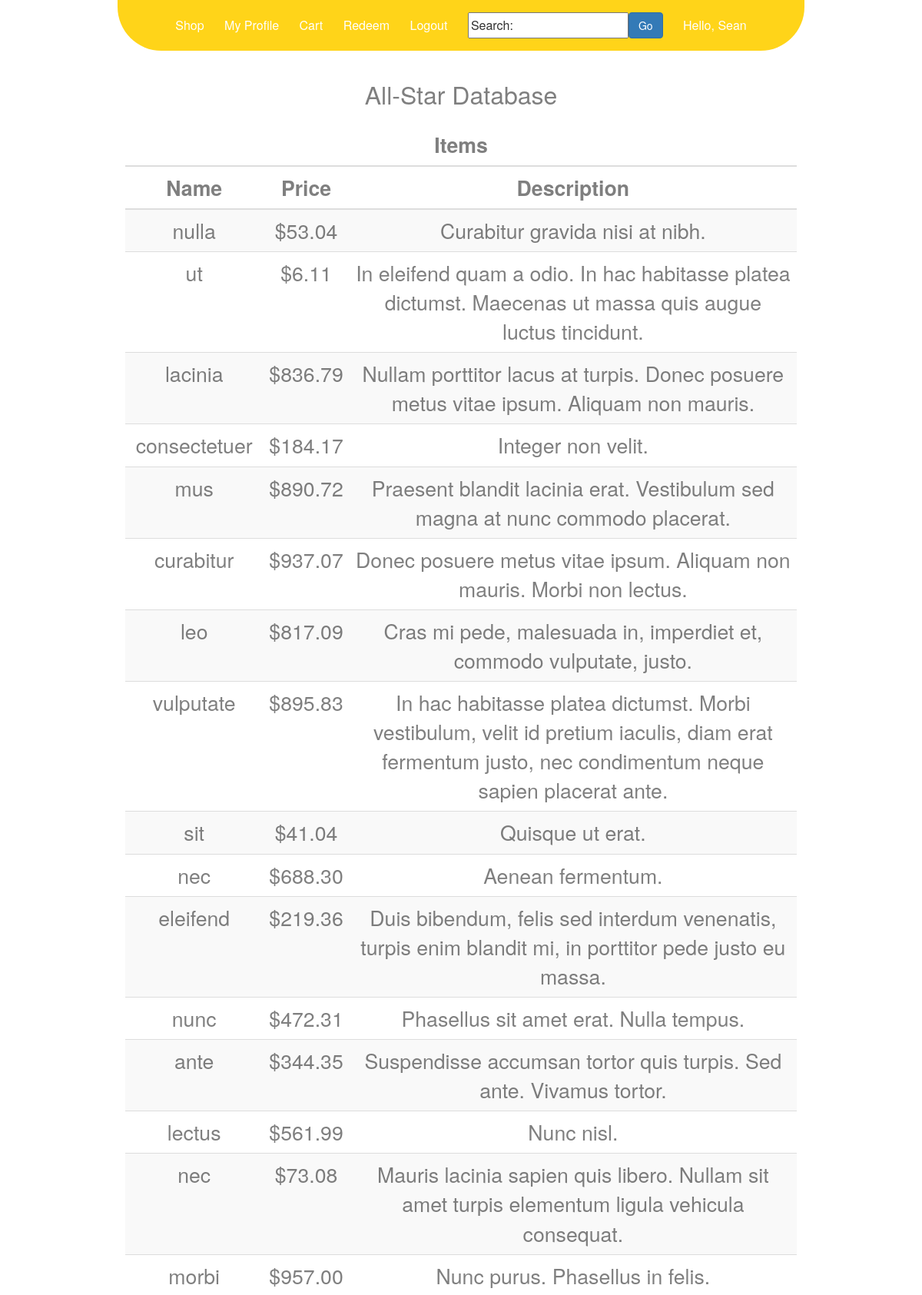
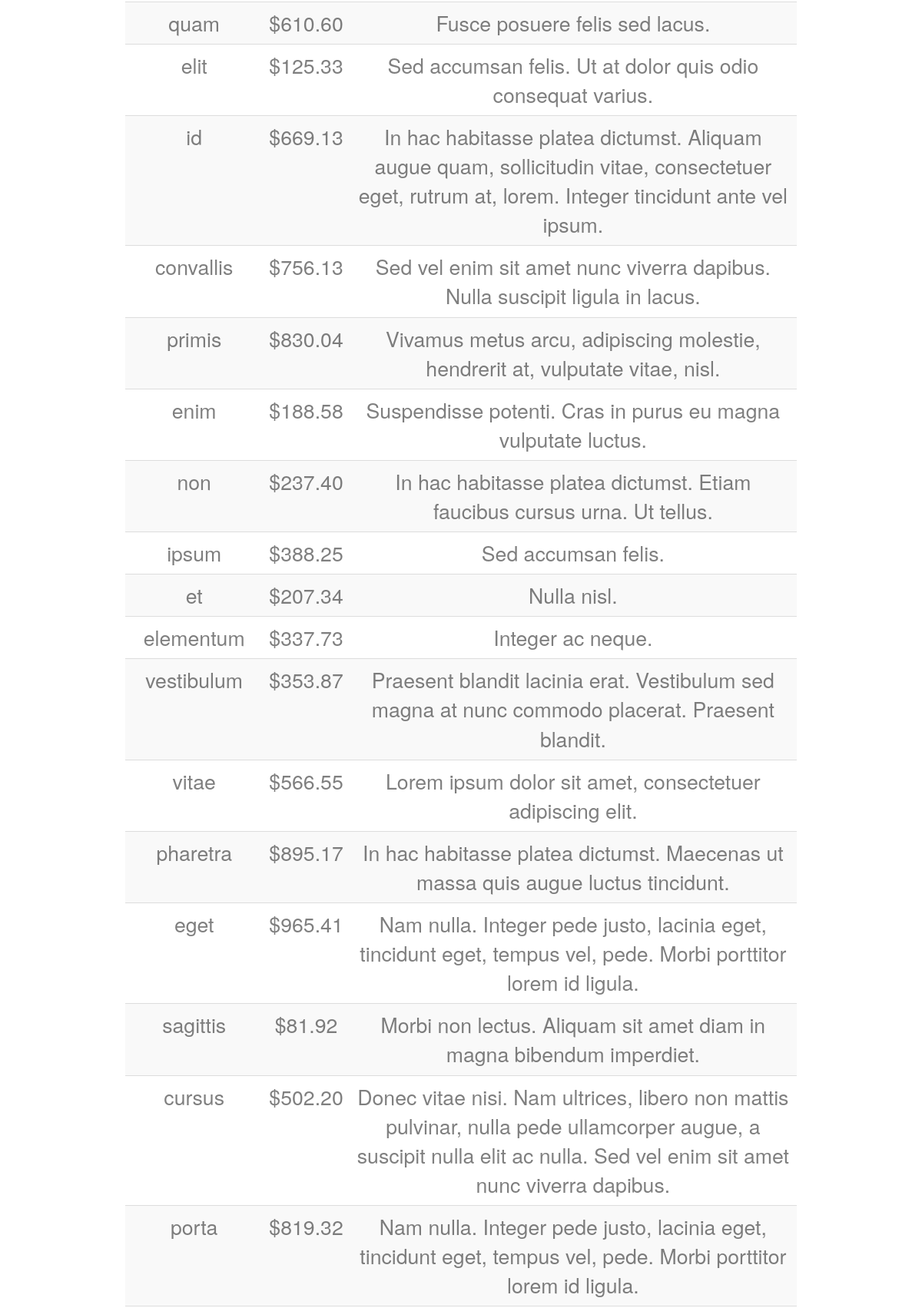
Page /shop.php (signed in, upper part) on the committed database (2 pictures, top to bottom).
### tables this page shows
CREATE TABLE Items
(
  item_id INTEGER NOT NULL ,
  seller_id VARCHAR(255) NOT NULL,
  category_id INTEGER NOT NULL,
  title VARCHAR(75) NOT NULL,
  buy_it_now_price REAL NOT NULL,
  minimum_price REAL NOT NULL,
  current_stock INTEGER NOT NULL,
  description VARCHAR(255) NOT NULL,  
  auction_length REAL NOT NULL,
  date_posted DATETIME NOT NULL,
  PRIMARY KEY(item_id),
  FOREIGN KEY (seller_id) REFERENCES Sellers(seller_id )
	ON DELETE CASCADE 
 );

### list_items.php (the view, shortened to what this page needs)
<?php
function display_single_item($row)
{
	$onclick_func = '"document.location=\'product.php?product_id='.$row['item_id'].'\'"';
	echo
			'<tr class="clickable-item-row" onclick='.$onclick_func.' >'
				.'<td>'
					.$row['title']
				.'</td>'
				.'<td>'
					.'$'.number_format($row['buy_it_now_price'],2)
				.'</td>'
				.'<td>'
					.$row['description']
				.'</td>'
			.'</tr>';
}
function list_items($itemRows,$table_header)
{
	echo '<script type="text/javascript" src="js/item_list_links.js"></script>'
		.'<div class = "product_grid">'
			.'<table class = "product_table table table-striped table-hover">'
				.'<thead >'
					.'<tr>'
						.'<th colspan="3">'
							.$table_header
						.'</th>'
					.'</tr>'
					.'<tr>'
						.'<th>'
							.'Name'
						.'</th>'
						.'<th>'
							.'Price'
						.'</th>'
						.'<th>'
							.'Description'
						.'</th>'
					.'</tr>'
				.'</thead>'
				.'<tbody>';
				while($row = $itemRows->fetch(PDO::FETCH_ASSOC))
				{
					display_single_item($row);
				}
	echo 		'</tbody>'
			.'</table>'
		.'</div>';
}
?>

### css/stylesheet.css (style rules this page uses)
html { height: 100%; margin: 0px; padding: 0px; }
body { margin: 0px; padding: 0px; background-color: #f5f0dc; height: 100%; width: 100%; -webkit-user-select: none; -moz-user-select: none; -ms-user-select: none; user-select: none; }
.product_grid { list-style-type: none; margin: 0; padding: 0; width: 100%; height: 100%; }

### css/table_style.css (style rules this page uses)
table { width: 100%; }
th { padding: 5px; text-align: center; }
td { padding: 5px; text-align: center; }

### rows in the picture
items: title "nulla", buy_it_now_price "53.04", description "Curabitur gravida nisi at nibh."
items: title "ut", buy_it_now_price "6.11", description "In eleifend quam a odio. In hac habitasse platea dictumst. Maecenas ut massa quis augue luctus tincidunt."
items: title "lacinia", buy_it_now_price "836.79", description "Nullam porttitor lacus at turpis. Donec posuere metus vitae ipsum. Aliquam non mauris."
items: title "consectetuer", buy_it_now_price "184.17", description "Integer non velit."
items: title "mus", buy_it_now_price "890.72", description "Praesent blandit lacinia erat. Vestibulum sed magna at nunc commodo placerat."
items: title "curabitur", buy_it_now_price "937.07", description "Donec posuere metus vitae ipsum. Aliquam non mauris. Morbi non lectus."
items: title "leo", buy_it_now_price "817.09", description "Cras mi pede, malesuada in, imperdiet et, commodo vulputate, justo."
items: title "vulputate", buy_it_now_price "895.83", description "In hac habitasse platea dictumst. Morbi vestibulum, velit id pretium iaculis, diam erat fermentum justo, nec condimentum neque sapien placerat ante."
items: title "sit", buy_it_now_price "41.04", description "Quisque ut erat."
items: title "nec", buy_it_now_price "688.30", description "Aenean fermentum."
items: title "eleifend", buy_it_now_price "219.36", description "Duis bibendum, felis sed interdum venenatis, turpis enim blandit mi, in porttitor pede justo eu massa."
items: title "nunc", buy_it_now_price "472.31", description "Phasellus sit amet erat. Nulla tempus."
items: title "ante", buy_it_now_price "344.35", description "Suspendisse accumsan tortor quis turpis. Sed ante. Vivamus tortor."
items: title "lectus", buy_it_now_price "561.99", description "Nunc nisl."
items: title "nec", buy_it_now_price "73.08", description "Mauris lacinia sapien quis libero. Nullam sit amet turpis elementum ligula vehicula consequat."
items: title "morbi", buy_it_now_price "957.00", description "Nunc purus. Phasellus in felis."
items: title "quam", buy_it_now_price "610.60", description "Fusce posuere felis sed lacus."
items: title "elit", buy_it_now_price "125.33", description "Sed accumsan felis. Ut at dolor quis odio consequat varius."
items: title "id", buy_it_now_price "669.13", description "In hac habitasse platea dictumst. Aliquam augue quam, sollicitudin vitae, consectetuer eget, rutrum at, lorem. Integer tincidunt ante vel ipsum."
items: title "convallis", buy_it_now_price "756.13", description "Sed vel enim sit amet nunc viverra dapibus. Nulla suscipit ligula in lacus."
items: title "primis", buy_it_now_price "830.04", description "Vivamus metus arcu, adipiscing molestie, hendrerit at, vulputate vitae, nisl."
items: title "enim", buy_it_now_price "188.58", description "Suspendisse potenti. Cras in purus eu magna vulputate luctus."
items: title "non", buy_it_now_price "237.40", description "In hac habitasse platea dictumst. Etiam faucibus cursus urna. Ut tellus."
items: title "ipsum", buy_it_now_price "388.25", description "Sed accumsan felis."
items: title "et", buy_it_now_price "207.34", description "Nulla nisl."
items: title "elementum", buy_it_now_price "337.73", description "Integer ac neque."
items: title "vestibulum", buy_it_now_price "353.87", description "Praesent blandit lacinia erat. Vestibulum sed magna at nunc commodo placerat. Praesent blandit."
items: title "vitae", buy_it_now_price "566.55", description "Lorem ipsum dolor sit amet, consectetuer adipiscing elit."
items: title "pharetra", buy_it_now_price "895.17", description "In hac habitasse platea dictumst. Maecenas ut massa quis augue luctus tincidunt."
items: title "eget", buy_it_now_price "965.41", description "Nam nulla. Integer pede justo, lacinia eget, tincidunt eget, tempus vel, pede. Morbi porttitor lorem id ligula."
items: title "sagittis", buy_it_now_price "81.92", description "Morbi non lectus. Aliquam sit amet diam in magna bibendum imperdiet."
items: title "cursus", buy_it_now_price "502.20", description "Donec vitae nisi. Nam ultrices, libero non mattis pulvinar, nulla pede ullamcorper augue, a suscipit nulla elit ac nulla. Sed vel enim sit amet nunc viverra dapibus."
items: title "porta", buy_it_now_price "819.32", description "Nam nulla. Integer pede justo, lacinia eget, tincidunt eget, tempus vel, pede. Morbi porttitor lorem id ligula."

### other values in the picture
$_COOKIE['username'] "Sean"
$table_header "Items"
